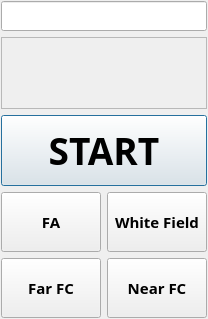
<?xml version="1.0" encoding="UTF-8"?>
<ui version="4.0">
 <class>QHButtonExec</class>
 <widget class="QDockWidget" name="QHButtonExec">
  <property name="geometry">
   <rect>
    <x>0</x>
    <y>0</y>
    <width>208</width>
    <height>319</height>
   </rect>
  </property>
  <property name="font">
   <font>
    <family>Microsoft Tai Le</family>
    <weight>75</weight>
    <bold>true</bold>
   </font>
  </property>
  <property name="floating">
   <bool>false</bool>
  </property>
  <property name="windowTitle">
   <string>Operation Panel</string>
  </property>
  <widget class="QWidget" name="widget">
   <layout class="QVBoxLayout" name="verticalLayout">
    <property name="margin">
     <number>1</number>
    </property>
    <item>
     <widget class="QLineEdit" name="seriallineEdit">
      <property name="sizePolicy">
       <sizepolicy hsizetype="Preferred" vsizetype="Fixed">
        <horstretch>0</horstretch>
        <verstretch>0</verstretch>
       </sizepolicy>
      </property>
      <property name="minimumSize">
       <size>
        <width>40</width>
        <height>30</height>
       </size>
      </property>
      <property name="maximumSize">
       <size>
        <width>400</width>
        <height>30</height>
       </size>
      </property>
      <property name="font">
       <font>
        <family>Arial</family>
        <weight>75</weight>
        <bold>true</bold>
       </font>
      </property>
      <property name="acceptDrops">
       <bool>false</bool>
      </property>
      <property name="text">
       <string/>
      </property>
      <property name="frame">
       <bool>true</bool>
      </property>
     </widget>
    </item>
    <item>
     <widget class="QLabel" name="resultlabel">
      <property name="sizePolicy">
       <sizepolicy hsizetype="Preferred" vsizetype="Preferred">
        <horstretch>0</horstretch>
        <verstretch>0</verstretch>
       </sizepolicy>
      </property>
      <property name="minimumSize">
       <size>
        <width>40</width>
        <height>30</height>
       </size>
      </property>
      <property name="maximumSize">
       <size>
        <width>400</width>
        <height>300</height>
       </size>
      </property>
      <property name="font">
       <font>
        <family>Microsoft Tai Le</family>
        <pointsize>10</pointsize>
       </font>
      </property>
      <property name="contextMenuPolicy">
       <enum>Qt::NoContextMenu</enum>
      </property>
      <property name="frameShape">
       <enum>QFrame::StyledPanel</enum>
      </property>
      <property name="frameShadow">
       <enum>QFrame::Sunken</enum>
      </property>
      <property name="text">
       <string/>
      </property>
      <property name="textFormat">
       <enum>Qt::PlainText</enum>
      </property>
      <property name="scaledContents">
       <bool>true</bool>
      </property>
      <property name="textInteractionFlags">
       <set>Qt::NoTextInteraction</set>
      </property>
     </widget>
    </item>
    <item>
     <widget class="QPushButton" name="execpushButton">
      <property name="sizePolicy">
       <sizepolicy hsizetype="Preferred" vsizetype="Preferred">
        <horstretch>0</horstretch>
        <verstretch>0</verstretch>
       </sizepolicy>
      </property>
      <property name="minimumSize">
       <size>
        <width>40</width>
        <height>30</height>
       </size>
      </property>
      <property name="maximumSize">
       <size>
        <width>400</width>
        <height>100</height>
       </size>
      </property>
      <property name="font">
       <font>
        <family>Microsoft Tai Le</family>
        <pointsize>28</pointsize>
        <weight>75</weight>
        <bold>true</bold>
       </font>
      </property>
      <property name="contextMenuPolicy">
       <enum>Qt::NoContextMenu</enum>
      </property>
      <property name="text">
       <string>START</string>
      </property>
      <property name="autoDefault">
       <bool>false</bool>
      </property>
      <property name="default">
       <bool>true</bool>
      </property>
      <property name="flat">
       <bool>false</bool>
      </property>
     </widget>
    </item>
    <item>
     <layout class="QHBoxLayout" name="horizontalLayout">
      <item>
       <widget class="QPushButton" name="focusAdjustpushButton">
        <property name="sizePolicy">
         <sizepolicy hsizetype="Preferred" vsizetype="Preferred">
          <horstretch>0</horstretch>
          <verstretch>0</verstretch>
         </sizepolicy>
        </property>
        <property name="maximumSize">
         <size>
          <width>16777215</width>
          <height>60</height>
         </size>
        </property>
        <property name="font">
         <font>
          <pointsize>11</pointsize>
         </font>
        </property>
        <property name="text">
         <string>FA</string>
        </property>
       </widget>
      </item>
      <item>
       <widget class="QPushButton" name="whitePanelpushButton">
        <property name="sizePolicy">
         <sizepolicy hsizetype="Preferred" vsizetype="Preferred">
          <horstretch>0</horstretch>
          <verstretch>0</verstretch>
         </sizepolicy>
        </property>
        <property name="maximumSize">
         <size>
          <width>16777215</width>
          <height>60</height>
         </size>
        </property>
        <property name="font">
         <font>
          <pointsize>11</pointsize>
         </font>
        </property>
        <property name="text">
         <string>White Field</string>
        </property>
       </widget>
      </item>
     </layout>
    </item>
    <item>
     <layout class="QHBoxLayout" name="horizontalLayout_2">
      <item>
       <widget class="QPushButton" name="farFCpushButton">
        <property name="sizePolicy">
         <sizepolicy hsizetype="Preferred" vsizetype="Preferred">
          <horstretch>0</horstretch>
          <verstretch>0</verstretch>
         </sizepolicy>
        </property>
        <property name="maximumSize">
         <size>
          <width>16777215</width>
          <height>60</height>
         </size>
        </property>
        <property name="font">
         <font>
          <pointsize>11</pointsize>
         </font>
        </property>
        <property name="text">
         <string>Far FC</string>
        </property>
       </widget>
      </item>
      <item>
       <widget class="QPushButton" name="nearFCpushButton">
        <property name="sizePolicy">
         <sizepolicy hsizetype="Preferred" vsizetype="Preferred">
          <horstretch>0</horstretch>
          <verstretch>0</verstretch>
         </sizepolicy>
        </property>
        <property name="maximumSize">
         <size>
          <width>16777215</width>
          <height>60</height>
         </size>
        </property>
        <property name="font">
         <font>
          <pointsize>11</pointsize>
         </font>
        </property>
        <property name="text">
         <string>Near FC</string>
        </property>
       </widget>
      </item>
     </layout>
    </item>
   </layout>
  </widget>
 </widget>
 <layoutdefault spacing="6" margin="11"/>
 <resources/>
 <connections/>
</ui>
